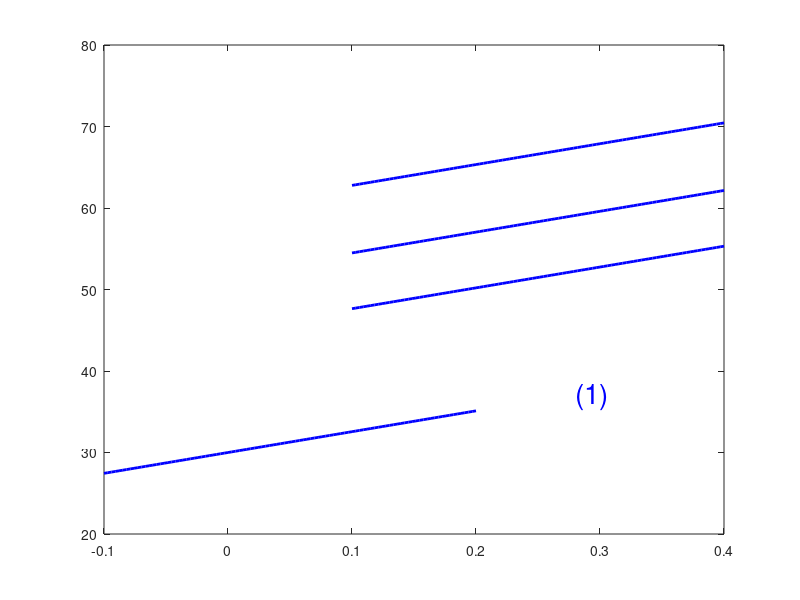

The MATLAB script that drew this image:
% This file is part of MOSAIC version 1.0
% MOSAIC is released under the GNU General Public License v3.0 (GPLv3):
%
% Copyright (c) 2026 Jian Bao (jbao@iphy.ac.cn)
% Institute of Physics, Chinese Academy of Sciences
%
% This program is free software: you can redistribute it and/or modify
% it under the terms of the GNU General Public License as published by
% the Free Software Foundation, either version 3 of the License, or
% (at your option) any later version.
%
% This program is distributed in the hope that it will be useful,
% but WITHOUT ANY WARRANTY; without even the implied warranty of
% MERCHANTABILITY or FITNESS FOR A PARTICULAR PURPOSE.  See the
% GNU General Public License for more details.
%
% You should have received a copy of the GNU General Public License
% along with this program.  If not, see <https://www.gnu.org/licenses/>.
%%%%%%%%%%%%%%%%%%%%%%%%%%%%%%%%%%%%%%%%%%%%%%%%%%%%%%%%%%%%%%%%%%%%%%%%%%%%%%%%%%%%%%%%%%%%%%%%%%%%
% Start point (x0, y0)
x0 = 0;
y0 = 30;

% Slope m
m = 25.5556;

% Define line range
x = linspace(-0.1, 0.2,100);
y = y0 + m * (x - x0);

% Draw line
plot(x, y, 'b-', 'LineWidth', 2);
hold on;

% Add number beside the line
text(x(end)+0.08, y(end), '(1)', 'FontSize', 20, 'Color', 'b', ...
     'HorizontalAlignment', 'left', 'VerticalAlignment', 'bottom');


x0 = 0;
y0 = 45.09;

% Slope m
m = 25.5556;

% Define line range
x = linspace(0.1, 0.4,100);
y = y0 + m * (x - x0);

% Draw line
plot(x, y, 'b-', 'LineWidth', 2);
hold on;

% Add number beside the line
text(x(end)+0.1, y(end), '(2)', 'FontSize', 20, 'Color', 'b', ...
     'HorizontalAlignment', 'left', 'VerticalAlignment', 'bottom');


x0 = 0;
y0 = 51.93;

% Slope m
m = 25.5556;

% Define line range
x = linspace(0.1, 0.4,100);
y = y0 + m * (x - x0);

% Draw line
plot(x, y, 'b-', 'LineWidth', 2);
hold on;

% Add number beside the line
text(x(end)+0.1, y(end), '(3)', 'FontSize', 20, 'Color', 'b', ...
     'HorizontalAlignment', 'left', 'VerticalAlignment', 'bottom');

x0 = 0;
y0 = 60.22;

% Slope m
m = 25.5556;

% Define line range
x = linspace(0.1, 0.4,100);
y = y0 + m * (x - x0);

% Draw line
plot(x, y, 'b-', 'LineWidth', 2);
hold on;

% Add number beside the line
text(x(end)+0.1, y(end), '(4)', 'FontSize', 20, 'Color', 'b', ...
     'HorizontalAlignment', 'left', 'VerticalAlignment', 'bottom');
